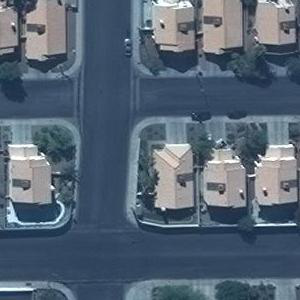
#> input picture final implementation/5_ImageSegmentation/5A_Otsu_segmentation/InputDir/img5.png, 300 x 300 px
$ python 5B_Otsu_Thresholding_and_HSVseg.py
#> lines starting #> are read from the running program, lines starting #| are printed output that depends on the picture; after the words box and inside, x2 and y2 are one past the last pixel; in counts of white or black regions, pixels touching at a corner belong together
from skimage.color import rgb2hsv
from skimage.filters import threshold_otsu
import matplotlib.pyplot as plt
import numpy as np
from PIL import Image

# Read the input image "img3.png"
img_path = "InputDir/img5.png"
sample = np.array(Image.open(img_path))
#> sample is the input picture: shape (300, 300, 3); mean R, G, B 86.1, 101.1, 117.1

# Convert to hsv scale
sample_hsv = rgb2hsv(sample)
#> sample_hsv: shape (300, 300, 3) float64; mean of channels 0, 1, 2 0.552, 0.323, 0.464

# Graph per HSV Channel
fig, ax = plt.subplots(1, 3, figsize=(15, 5))
ax[0].imshow(sample_hsv[:, :, 0], cmap='hsv')
ax[0].set_title('Hue', fontsize=15)
ax[1].imshow(sample_hsv[:, :, 1], cmap='hsv')
ax[1].set_title('Saturation', fontsize=15)
ax[2].imshow(sample_hsv[:, :, 2], cmap='hsv')
ax[2].set_title('Value', fontsize=15)
plt.show()
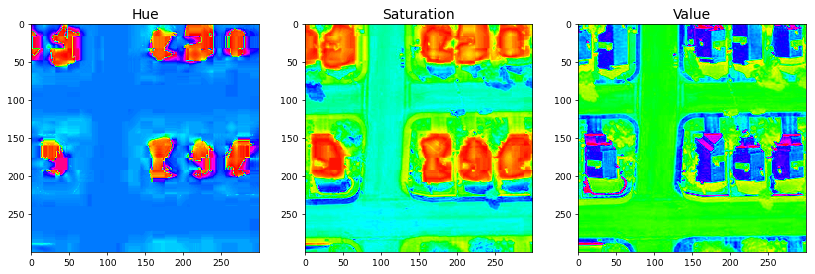
#> figure drawn by matplotlib, 3 panels

# Use saturation channel as a mask for segmentation
saturation_mask = sample_hsv[:, :, 1]
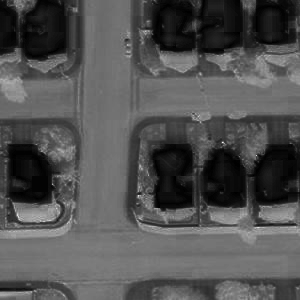
#> saturation_mask: shape (300, 300) float64; min 0, max 0.947, mean 0.323

# Apply thresholding to create binary mask
saturation_threshold = threshold_otsu(saturation_mask)
#> saturation_threshold = 0.279
segmentation_mask = saturation_mask > saturation_threshold
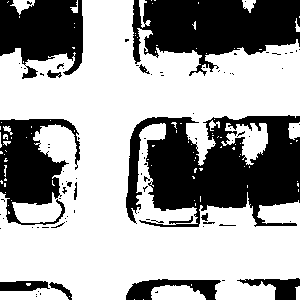
#> segmentation_mask: shape (300, 300) bool; 63.5% white; 90 black regions (75 under 20 px), largest, box (x1, y1, x2, y2) and area: (126, 115, 300, 227) 12595, (132, 0, 300, 76) 8246, (0, 0, 83, 79) 4682

# Apply the segmentation mask to the original image
segmented_image = np.copy(sample)
segmented_image[~segmentation_mask] = 0  # Set non-segmented regions to black
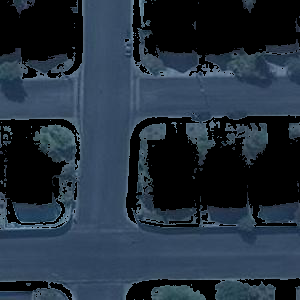
#> segmented_image: shape (300, 300, 3); mean R, G, B 35.5, 48.3, 62.1

# Display the results
fig, ax = plt.subplots(1, 4, figsize=(20, 5))
ax[0].imshow(sample)
ax[0].set_title('Original Image', fontsize=15)

ax[1].imshow(saturation_mask, cmap='gray')
ax[1].set_title('Saturation Image', fontsize=15)

ax[2].imshow(segmentation_mask, cmap='gray')
ax[2].set_title('Saturation Binary Mask', fontsize=15)

ax[3].imshow(segmented_image)
ax[3].set_title('Segmented Image', fontsize=15)

plt.tight_layout()
plt.show()
